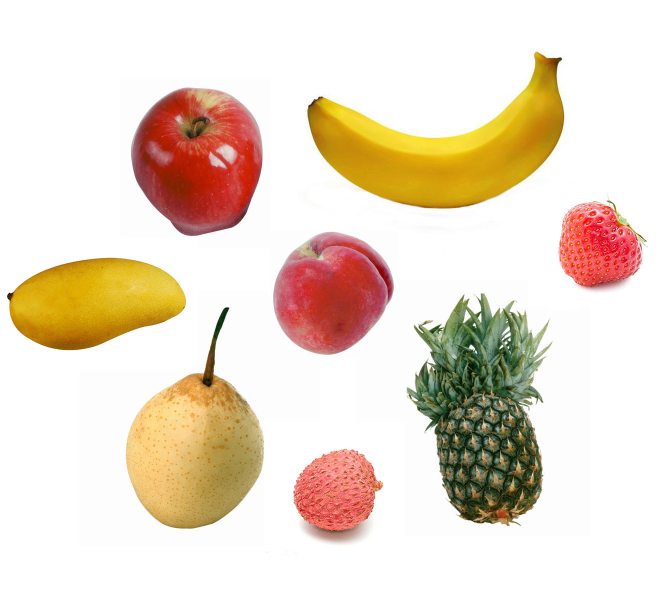
#> input picture image processing/images/6水果识别图像.jpg, 1339 x 1181 px (shown at 1/2 size)
$ python test7_2.py   (older library calls are emulated)
#> lines starting #> are read from the running program, lines starting #| are printed output that depends on the picture; after the words box and inside, x2 and y2 are one past the last pixel; in counts of white or black regions, pixels touching at a corner belong together
import cv2
import numpy as np


def detect_stem(mask):
    """检测茎区域：在主区域顶部搜索小连通区域"""
    contours, _ = cv2.findContours(mask, cv2.RETR_EXTERNAL, cv2.CHAIN_APPROX_SIMPLE)
    if not contours:
        return False
    main_contour = max(contours, key=cv2.contourArea)
    x, y, w, h = cv2.boundingRect(main_contour)
    roi = mask[max(y - 20, 0):y, x:x + w]  # 主区域顶部上方20像素内搜索茎
    return cv2.countNonZero(roi) > 20  # 茎区域像素数阈值


def convexity_defects_count(contour):
    """计算凸包缺陷数量（凹凸不平程度）"""
    hull = cv2.convexHull(contour, returnPoints=False)
    if hull.shape[0] < 3:
        return 0
    defects = cv2.convexityDefects(contour, hull)
    return len(defects) if defects is not None else 0


# 读取图像并检查
img = cv2.imread('images/6水果识别图像.jpg')
#> img is the input picture: shape (1181, 1339, 3); mean B, G, R 202.1, 219.1, 234.3
if img is None:
    print("错误：无法读取图像！")
    exit()

# 1. 预处理
blur = cv2.GaussianBlur(img, (5, 5), 0)
hsv = cv2.cvtColor(blur, cv2.COLOR_BGR2HSV_FULL)  # 使用0-255范围的HSV
#> hsv: shape (1181, 1339, 3); mean H, S, V 18.4, 45, 235.2

# 2. 二值化（基于饱和度+亮度）
_, s_thresh = cv2.threshold(hsv[:, :, 1], 50, 255, cv2.THRESH_BINARY)
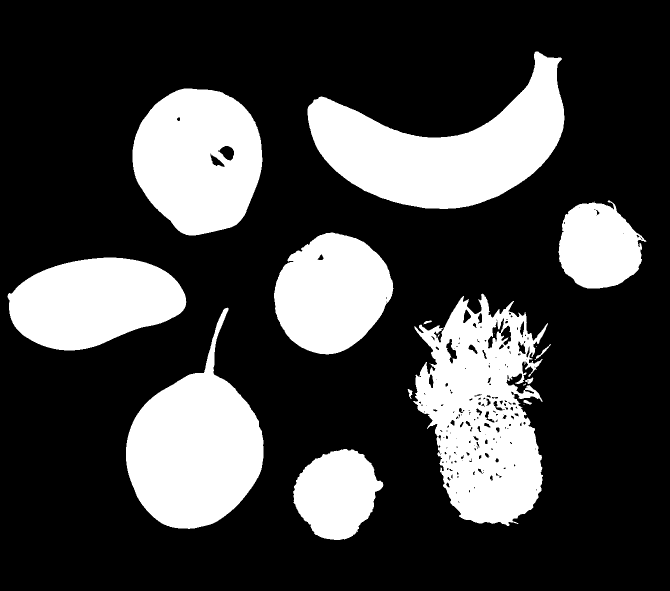
#> s_thresh: shape (1181, 1339) (shown at 1/2 size); 26.3% white; 18 white regions (5 under 20 px), largest, box (x1, y1, x2, y2) and area: (615, 103, 1129, 418) 77136, (826, 587, 1096, 1052) 76617, (252, 615, 527, 1058) 66651
_, v_thresh = cv2.threshold(hsv[:, :, 2], 100, 255, cv2.THRESH_BINARY)
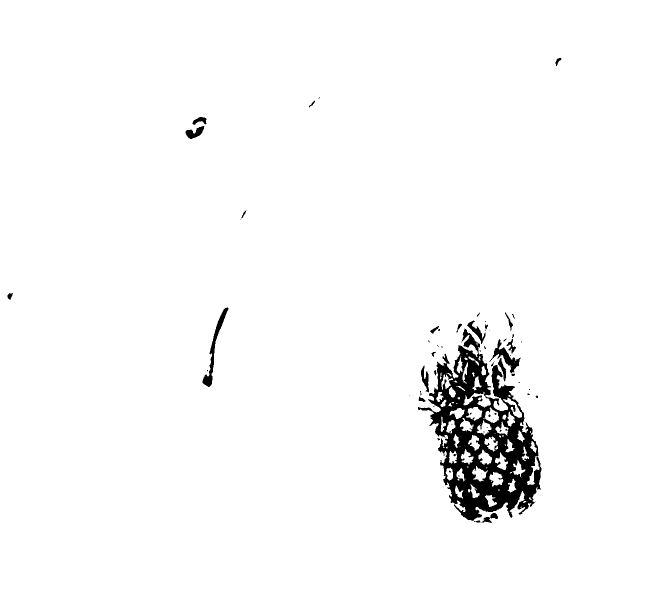
#> v_thresh: shape (1181, 1339) (shown at 1/2 size); 97.3% white; 65 black regions (40 under 20 px), largest, box (x1, y1, x2, y2) and area: (836, 657, 1083, 1042) 37118, (405, 615, 457, 774) 1418, (978, 678, 1041, 746) 1081
binary = cv2.bitwise_and(s_thresh, v_thresh)
#> binary: shape (1181, 1339); 23.5% white; 245 white regions (163 under 20 px), largest, box (x1, y1, x2, y2) and area: (615, 103, 1129, 418) 76998, (252, 697, 527, 1058) 65107, (265, 177, 525, 471) 57408

# 3. 形态学处理
kernel = cv2.getStructuringElement(cv2.MORPH_ELLIPSE, (5, 5))
closed = cv2.morphologyEx(binary, cv2.MORPH_CLOSE, kernel, iterations=2)
#> closed: shape (1181, 1339); 24.6% white; 48 white regions (25 under 20 px), largest, box (x1, y1, x2, y2) and area: (615, 103, 1129, 418) 77143, (252, 671, 527, 1058) 65708, (265, 177, 525, 471) 57755
opened = cv2.morphologyEx(closed, cv2.MORPH_OPEN, kernel, iterations=2)
#> opened: shape (1181, 1339); 24.3% white; 40 white regions, largest, box (x1, y1, x2, y2) and area: (615, 103, 1129, 418) 77112, (252, 706, 527, 1058) 65406, (265, 177, 525, 471) 57729

# 4. 连通区域分析
num_labels, labels, stats, centroids = cv2.connectedComponentsWithStats(opened, 8, cv2.CV_32S)
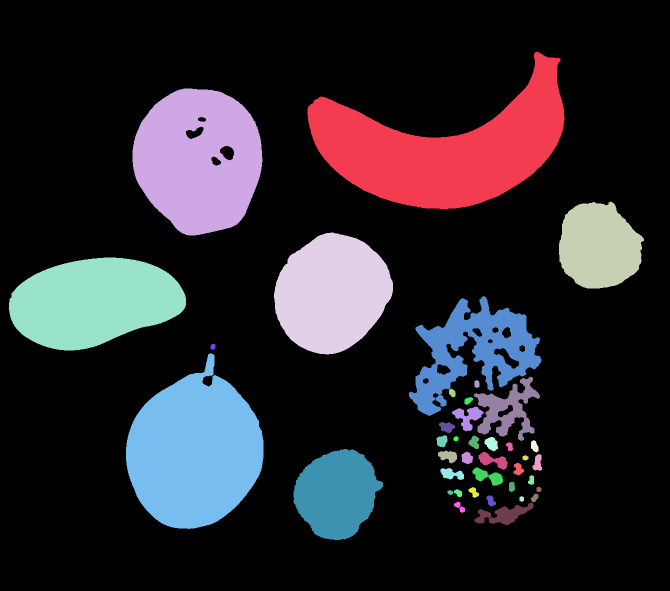
#> labels: shape (1181, 1339) int32 (shown at 1/2 size); 41 distinct labels, from 0 to 40; one colour per label, 0 black
#> num_labels = 41; stats = 41 rows, first 6: [0, 0, 1339, 1181, 1197296], [615, 103, 514, 315, 77112], [265, 177, 260, 294, 57729], [1118, 403, 170, 174, 22605], [548, 465, 238, 244, 42671], [18, 515, 354, 186, 48159]; centroids = 41 pairs, first value 187 to 1197.3, second value 297.3 to 1029.1
print(f"检测到连通区域数量: {num_labels - 1}")
#| 检测到连通区域数量: 40

# 5. 特征提取与分类
output = img.copy()
classified = set()  # 记录已分类的标签

for i in range(1, num_labels):
    mask = (labels == i).astype(np.uint8)
    area = stats[i, cv2.CC_STAT_AREA]

    # 颜色特征
    mean_hue = cv2.mean(hsv[:, :, 0], mask)[0]  # 色调 (0-255)
    mean_sat = cv2.mean(hsv[:, :, 1], mask)[0]  # 饱和度
    mean_val = cv2.mean(hsv[:, :, 2], mask)[0]  # 亮度

    # 形状特征
    contour = cv2.findContours(mask, cv2.RETR_EXTERNAL, cv2.CHAIN_APPROX_SIMPLE)[0]
    if not contour:
        continue
    contour = contour[0]
    perimeter = cv2.arcLength(contour, True)
    circularity = 4 * np.pi * area / (perimeter ** 2) if perimeter > 0 else 0

    # 伸长度
    rect = cv2.minAreaRect(contour)
    w, h = rect[1]
    elongation = max(w, h) / min(w, h) if min(w, h) > 0 else 0

    # 凹凸特征
    defects_num = convexity_defects_count(contour)

    # 茎检测
    has_stem = detect_stem(mask)

    # 分类逻辑
    fruit = None

    # 红色系水果
    if 0 <= mean_hue <= 15 or 240 <= mean_hue <= 255:
        if mean_sat > 150 and circularity > 0.7:  # 高饱和度+圆形
            fruit = "Apple"
        elif 80 < mean_sat <= 150:
            if defects_num > 5:  # 凹凸不平
                fruit = "Litchi" if mean_val > 160 else "Strawberry"
            else:
                fruit = "Peach" if area < 5000 else None

    # 黄色系水果
    elif 20 <= mean_hue <= 40:
        if elongation > 4:
            fruit = "Banana"
        elif elongation > 2:
            fruit = "Mango"
        elif has_stem:  # 梨的茎特征
            fruit = "Pear"

    # 如果分类成功，标记区域
    if fruit:
        classified.add(i)
        x, y, w, h = stats[i, cv2.CC_STAT_LEFT], stats[i, cv2.CC_STAT_TOP], stats[i, cv2.CC_STAT_WIDTH], stats[
            i, cv2.CC_STAT_HEIGHT]
        cv2.putText(output, fruit, (x, y - 10), cv2.FONT_HERSHEY_SIMPLEX, 0.7, (0, 255, 0), 2)
#> this loop made 40 passes
#> (area, mean_hue, mean_sat, mean_val, perimeter, circularity, rect) on pass 21: (23078, 13.31, 133.6, 226.9, 614.8, 0.767, ((677.8, 986.6), (175.7, 167.1), -37.57))
#> (area, mean_hue, mean_sat, mean_val, perimeter, circularity, rect) on passes 7, 10, 11, 12, 13, 14: (96, 37.04, 153.9, 83.9, 36.14, 0.924, ((425.5, 693), (11.7, 9.17), -71.57)), (131, 76.63, 73.61, 119.7, 42.73, 0.902, ((953.5, 767.5), (15, 9), -90)), (170, 93.36, 68.36, 127, 48.63, 0.903, ((904, 785.5), (17, 12), -90)), (179, 46.7, 91.16, 120.3, 52.87, 0.805, ((936.6, 800.7), (19.23, 11.63), -26.57)), (1462, 52.11, 79.08, 127, 249.7, 0.295, ((938.8, 830.5), (53.36, 51.76), -34.51)), (471, 45.49, 98.15, 113.3, 93.84, 0.672, ((893.5, 854.5), (21, 31), -90))
#> pass 1, `mask = (labels == i).astype(np.uint8)`:
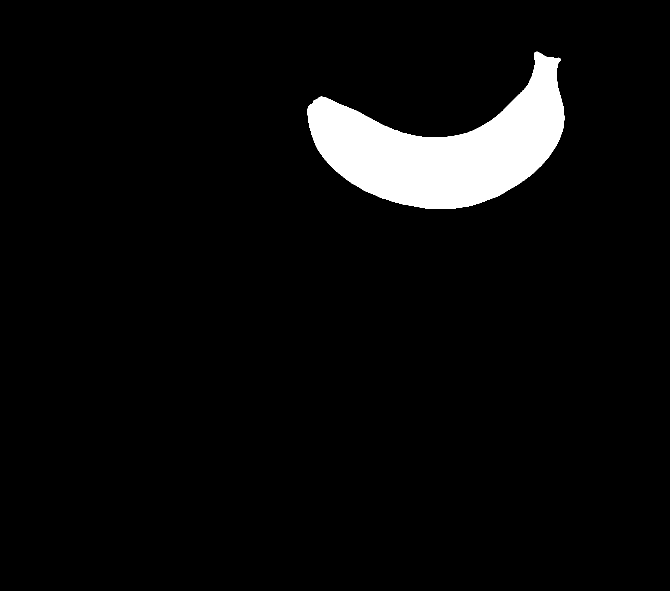
#> mask: shape (1181, 1339) (shown at 1/2 size); values 0 (black) and 1 (white), 4.9% white; 1 white region, box (x1, y1, x2, y2) and area: (615, 103, 1129, 418) 77112
#> after the loop:
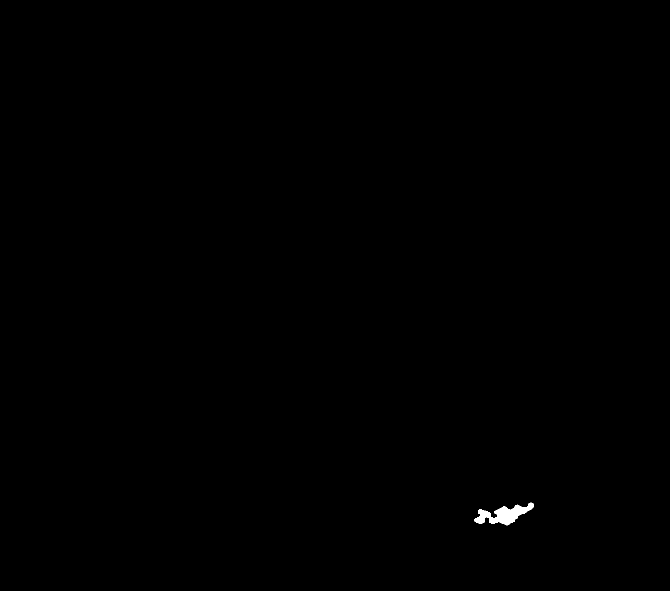
#> mask: shape (1181, 1339) (shown at 1/2 size); values 0 (black) and 1 (white), 0.15% white; 1 white region, box (x1, y1, x2, y2) and area: (949, 1005, 1067, 1051) 2427
#> after the loop:
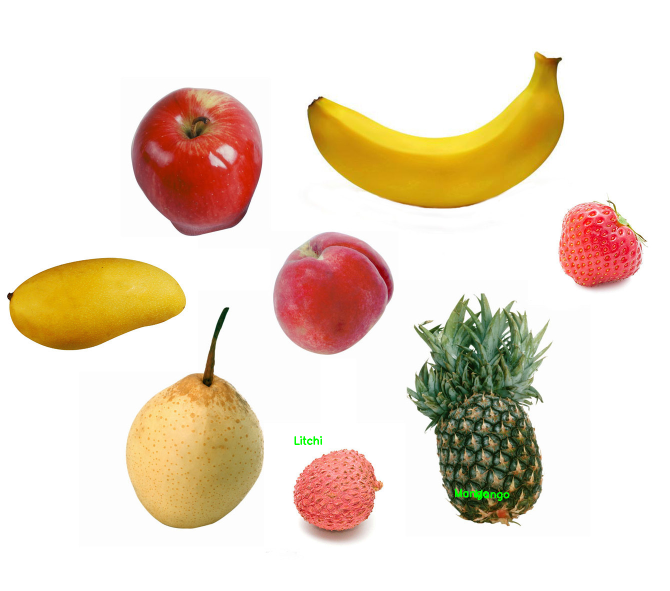
#> output: shape (1181, 1339, 3) (shown at 1/2 size); 0.09% of pixels changed, all inside (x1, y1, x2, y2) = (589, 872, 1019, 1002)

# 6. 剩余未分类区域标记为菠萝
for i in range(1, num_labels):
    if i not in classified:
        x, y, w, h = stats[i, cv2.CC_STAT_LEFT], stats[i, cv2.CC_STAT_TOP], stats[i, cv2.CC_STAT_WIDTH], stats[
            i, cv2.CC_STAT_HEIGHT]
        cv2.putText(output, "Pineapple", (x, y - 10), cv2.FONT_HERSHEY_SIMPLEX, 0.7, (0, 255, 0), 2)
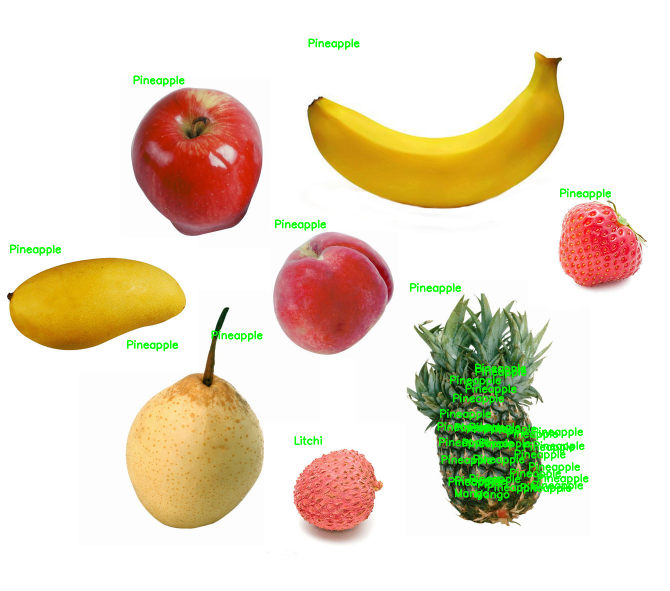
#> output: shape (1181, 1339, 3) (shown at 1/2 size); 1.68% of pixels changed, all inside (x1, y1, x2, y2) = (20, 77, 1222, 989)

# 保存结果
cv2.imwrite('result.jpg', output)

# 显示结果（调试用）
cv2.imshow('Result', output)
cv2.waitKey(0)
cv2.destroyAllWindows()
